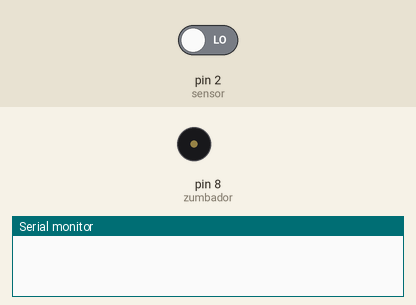
A sketch run on a simulated Arduino Uno, built with avr-gcc and run on an emulated ATmega328P. Shown: buzzer (waves = sounding), the last lines printed to the serial monitor. The test bench sets the inputs (shaded band); at power-on: pin 2 (sensor) LOW.

Above: at 1.2 s.
1.3 s: pin 2 (sensor) driven HIGH
At 1.8 s:
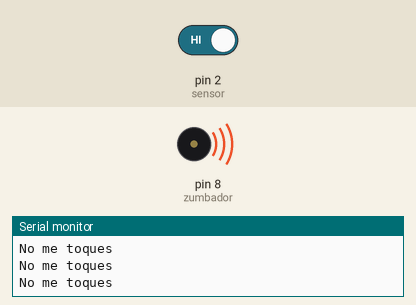
4.3 s: pin 2 (sensor) driven LOW
At 5.3 s:
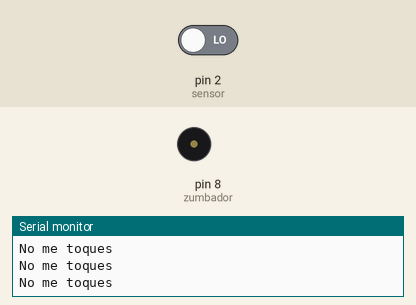
Timing chart, 0 to 7.3 s (numbered marks = the images above; inputs shaded):
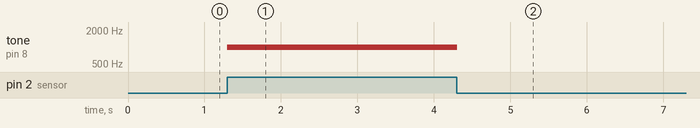

Measured:
- after the input at 1.3 s, tone on pin 8 (zumbador): silent → 1000 Hz at once
- after the input at 4.3 s, tone on pin 8 (zumbador): 1000 Hz → silent at once

The sketch:

Sensor.ino
```cpp
int sensor=2;
int zumbador=8;

void setup() {
 pinMode(sensor, INPUT);
 pinMode(zumbador, OUTPUT);
 Serial.begin(9600);
}

void loop() {
  int lecturaSensor=digitalRead(sensor);
  if(lecturaSensor==HIGH){
    tone(zumbador, 1000, 100);
    Serial.println("No me toques");
    delay(100);
   }

}
```
